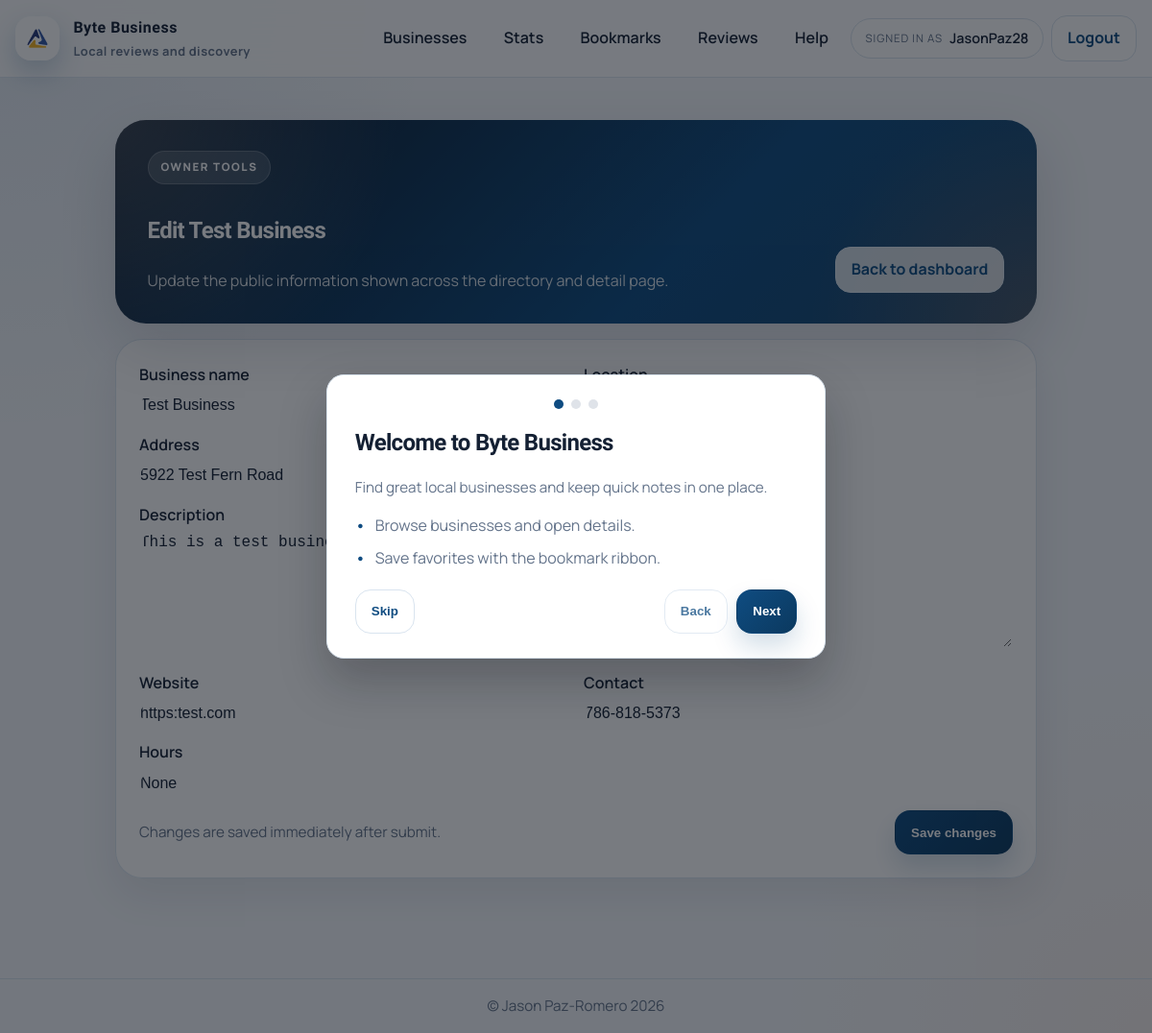
The app's page /owner/business/51/edit (signed in) with its own data.
### app/models.py (models this page shows, shortened)
class User(db.Model, UserMixin):
    id = db.Column(db.Integer, primary_key=True)
    username = db.Column(db.String(150), unique=True, nullable=False)
    email = db.Column(db.String(150), unique=True, nullable=False)
    password = db.Column(db.String(256), nullable=False)
    created_at = db.Column(db.DateTime, default=datetime.utcnow)
    is_verified = db.Column(db.Boolean, default=False)
    verified_at = db.Column(db.DateTime, default=None)
    last_verification_email_sent_at = db.Column(db.DateTime, default=None)
    is_admin = db.Column(db.Boolean, default=False)
    is_active = db.Column(db.Boolean, default=True)
    bookmarks = db.relationship("BookMark", back_populates="user", cascade="all, delete-orphan")
    reviews = db.relationship("Review", back_populates="user", cascade="all, delete-orphan")
    redeemed_deals = db.relationship("RedeemDeal", back_populates="user", cascade="all, delete-orphan")
    business_requests = db.relationship("BusinessRequest", back_populates="user", cascade="all, delete-orphan")
    review_likes = db.relationship("ReviewLike", back_populates="user", cascade="all, delete-orphan")

class Business(db.Model):
    id = db.Column(db.Integer, primary_key=True)
    name = db.Column(db.String(200), nullable=False)
    location = db.Column(db.String(200), nullable=False)
    owner_id = db.Column(db.Integer, nullable=True)
    address = db.Column(db.String(300), nullable=False)
    category = db.Column(db.String(100), nullable=False)
    description = db.Column(db.Text, nullable=True)
    created_at = db.Column(db.DateTime, default=datetime.utcnow)
    logo_url = db.Column(db.String(300), nullable=True)
    is_active = db.Column(db.Boolean, default=True)
    website = db.Column(db.String(300), nullable=True)
    contact = db.Column(db.String(50), nullable=True)
    hours = db.Column(db.String(200), nullable=True)
    bookmarks = db.relationship("BookMark", back_populates="business", cascade="all, delete-orphan")
    reviews = db.relationship("Review", back_populates="business", cascade="all, delete-orphan")
    deals = db.relationship("Deal", back_populates="business", cascade="all, delete-orphan")

### app/owner_routes.py (the view, shortened to what this page needs)
@owner_bp.route("/owner/business/<int:business_id>/edit", methods=["GET", "POST"])
@login_required
def edit_business(business_id):
    business = Business.query.get_or_404(business_id)
    if current_user.id != business.owner_id:
        flash("You are not the owner of this business!", "error")
        return redirect(url_for("main.list_businesses"))
    return render_template("edit_business.html", business=business)

### app/auth_routes.py (called while the page is built)
@login_manager.user_loader
def load_user(user_id):
    return User.query.get(int(user_id))

### app/templates/edit_business.html (shortened to what this page needs)
{% extends "base.html" %}
{% block content %}
<div class="page-shell">
  <div class="container request-form-layout fade-up">
    <section class="hero-panel hero-panel-compact">
      <div class="hero-panel-copy">
        <span class="section-kicker">Owner tools</span>
        <h1>Edit {{ business.name|default('business') }}</h1>
        <p>Update the public information shown across the directory and detail page.</p>
      </div>
      <div class="page-actions">
        <a class="button subtle" href="{{ url_for('owner.owner_dashboard', business_id=business.id|default(0)) }}">Back to dashboard</a>
      </div>
    </section>
    <div class="surface-card form-surface">
      <form method="POST" action="{{ url_for('owner.edit_business', business_id=business.id|default(0)) }}" class="form-grid form-grid--two">
        <div>
          <label for="name">Business name</label>
        </div>
        <div>
          <label for="location">Location</label>
        </div>
        <div>
          <label for="address">Address</label>
        </div>
        <div>
          <label for="category">Category</label>
        </div>
        <div class="form-span-full">
          <label for="description">Description</label>
        </div>
        <div>
          <label for="website">Website</label>
          <input id="website" name="website" type="url" value="{{ business.website|default('') }}">
        </div>
        <div>
          <label for="contact">Contact</label>
          <input id="contact" name="contact" type="text" value="{{ business.contact|default('') }}">
        </div>
        <div class="form-span-full">
          <label for="hours">Hours</label>
          <input id="hours" name="hours" type="text" value="{{ business.hours|default('') }}">
        </div>
        <div class="form-span-full form-footer-row">
          <p class="muted form-note">Changes are saved immediately after submit.</p>
          <button class="button" type="submit">Save changes</button>
        </div>
      </form>
    </div>
  </div>
</div>
{% endblock %}

### app/templates/base.html (shortened to what this page needs)
<!doctype html>
<html lang="en">
<head>
  <link rel="stylesheet" href="{{ url_for('static', filename='styles.css') }}">
</head>
<body>
  <header class="site-header">
    <div class="container nav-shell">
      <a class="brand" href="{{ url_for('main.home') }}">
        <span class="brand-mark" aria-hidden="true">
          <img src="{{ url_for('static', filename='FBLA-Symbol.png') }}" alt="">
        </span>
        <span class="brand-copy">
          <span class="brand-name">Byte Business</span>
          <span class="brand-tagline">Local reviews and discovery</span>
        </span>
      </a>
      <nav class="nav-desktop" aria-label="Primary">
        {% if current_user.is_authenticated %}
        <a class="nav-link" href="{{ url_for('main.list_businesses') }}">Businesses</a>
        <a class="nav-link" href="{{ url_for('main.stats') }}">Stats</a>
        <a class="nav-link" href="{{ url_for('bookmarks.view_bookmarks') }}">Bookmarks</a>
        <a class="nav-link" href="{{ url_for('main.reviews') }}">Reviews</a>
        <a class="nav-link" href="{{ url_for('main.help') }}">Help</a>
        <div class="nav-user">
          <span class="nav-user-label">Signed in as</span>
          <span class="nav-user-name">{{ current_user.username }}</span>
        </div>
        <a class="button subtle" href="{{ url_for('auth.logout') }}">Logout</a>
        {% else %}
        <a class="nav-link" href="{{ url_for('main.home') }}">Home</a>
        <a class="nav-link" href="{{ url_for('main.list_businesses') }}">Businesses</a>
        <a class="nav-link" href="{{ url_for('auth.login') }}">Login</a>
        <a class="button" href="{{ url_for('auth.register') }}">Register</a>
        {% endif %}
      </nav>
    </div>
  </header>
  <main class="page">
    {% block content %}{% endblock %}
  </main>
  <div class="onboarding" data-onboarding hidden>
    <div class="onboarding-card" role="dialog" aria-modal="true" aria-labelledby="onboarding-title">
      <div class="onboarding-progress" aria-hidden="true">
        <span class="onboarding-dot is-active" data-dot></span>
        <span class="onboarding-dot" data-dot></span>
        <span class="onboarding-dot" data-dot></span>
      </div>
      <div class="onboarding-slide is-active" data-slide="0">
        <h2 id="onboarding-title">Welcome to Byte Business</h2>
        <p class="muted">Find great local businesses and keep quick notes in one place.</p>
        <ul class="list">
          <li>Browse businesses and open details.</li>
          <li>Save favorites with the bookmark ribbon.</li>
        </ul>
      </div>
      <div class="onboarding-actions">
        <button class="button subtle" type="button" data-skip>Skip</button>
        <div class="onboarding-nav">
          <button class="button subtle" type="button" data-back disabled>Back</button>
          <button class="button" type="button" data-next>Next</button>
        </div>
      </div>
    </div>
  </div>
  <footer class="site-footer">
    <div class="container footer-inner">
      <span>&copy; Jason Paz-Romero 2026</span>
    </div>
  </footer>
</body>
</html>

### records on screen
User: username "JasonPaz28"
Business: name "Test Business", website "https:test.com", contact "786-818-5373", hours "None"
